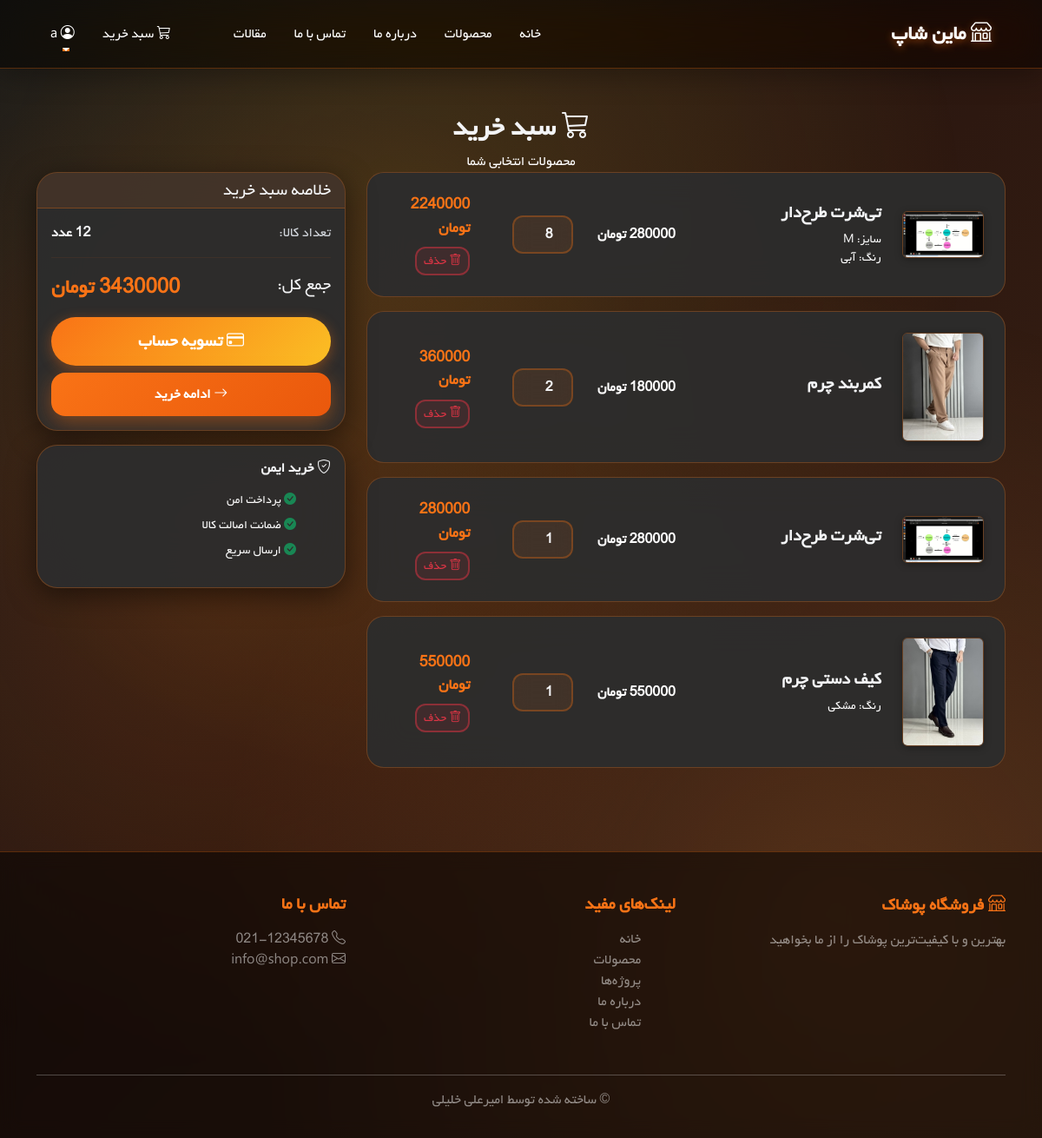
The app's page /cart/ (signed in), older data.
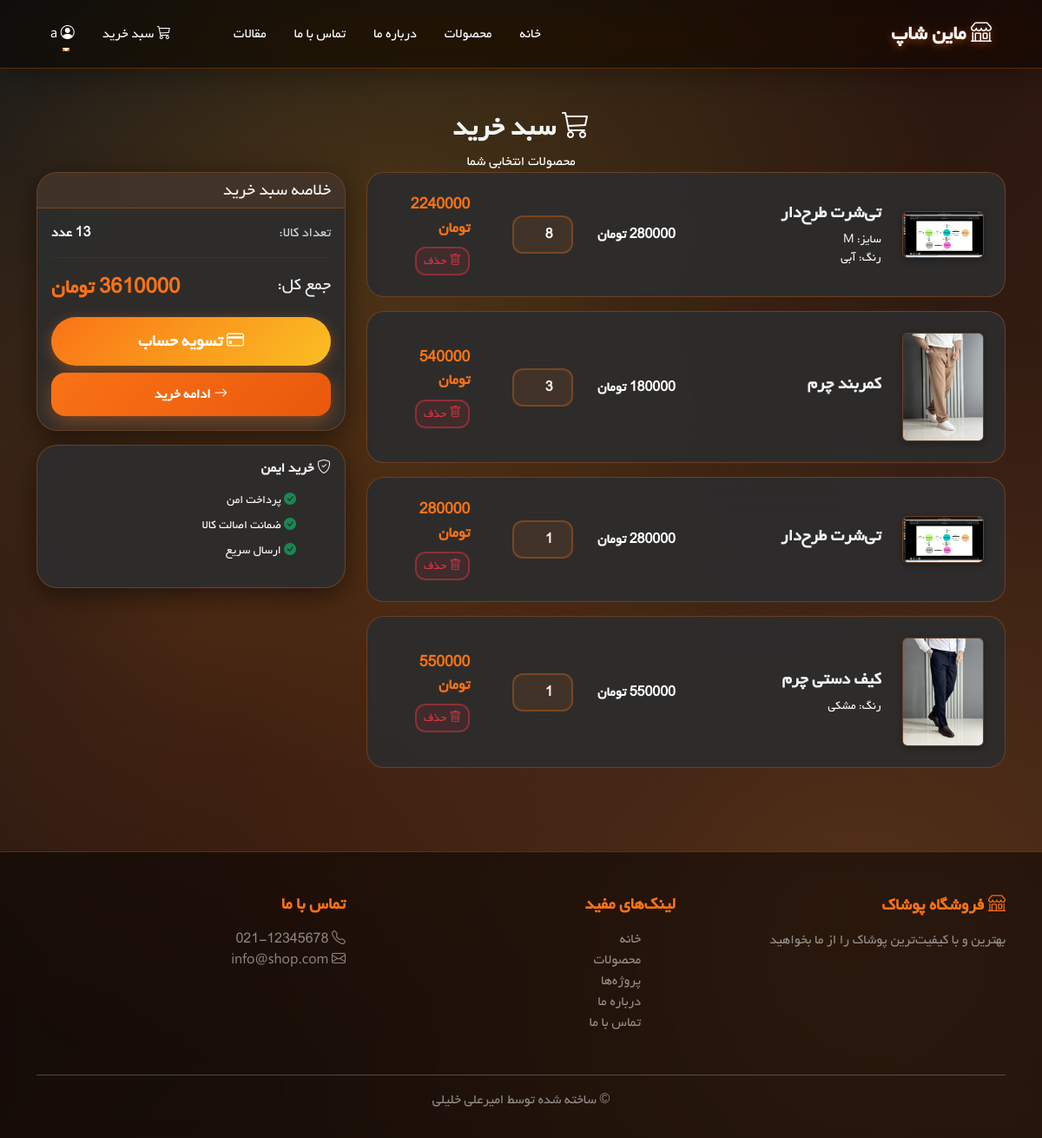
The same page, newer data.
### shop/models.py (models this page shows, shortened)
class CartItem(models.Model):
    cart = models.ForeignKey(Cart, on_delete=models.CASCADE,
                              related_name='items', verbose_name='سبد خرید')
    product = models.ForeignKey(Product, on_delete=models.CASCADE, verbose_name='محصول')
    quantity = models.PositiveIntegerField(default=1, verbose_name='تعداد')
    size = models.CharField(max_length=10, blank=True, verbose_name='سایز')
    color = models.CharField(max_length=50, blank=True, verbose_name='رنگ')
    class Meta:
        verbose_name = 'آیتم سبد'
        verbose_name_plural = 'آیتم‌های سبد'
    def get_total_price(self):
        return self.product.get_final_price() * self.quantity

class Product(models.Model):
    SIZE_CHOICES = [
        ('XS', 'XS'),
        ('S', 'S'),
        ('M', 'M'),
        ('L', 'L'),
        ('XL', 'XL'),
        ('XXL', 'XXL'),
    ]
    category = models.ForeignKey(Category, on_delete=models.CASCADE,
                                  related_name='products', verbose_name='دسته‌بندی')
    name = models.CharField(max_length=200, verbose_name='نام محصول')
    slug = models.SlugField(max_length=200, unique=True, allow_unicode=True)
    description = models.TextField(verbose_name='توضیحات')
    price = models.DecimalField(max_digits=12, decimal_places=0, verbose_name='قیمت (تومان)')
    discount_price = models.DecimalField(max_digits=12, decimal_places=0,
                                          blank=True, null=True, verbose_name='قیمت با تخفیف')
    image = models.ImageField(upload_to='products/', blank=True, null=True, verbose_name='تصویر اصلی')
    image2 = models.ImageField(upload_to='products/', blank=True, null=True, verbose_name='تصویر دوم')
    image3 = models.ImageField(upload_to='products/', blank=True, null=True, verbose_name='تصویر سوم')
    stock = models.PositiveIntegerField(default=0, verbose_name='موجودی')
    available = models.BooleanField(default=True, verbose_name='موجود')
    sizes = models.CharField(max_length=50, blank=True, verbose_name='سایزهای موجود',
                              help_text='مثال: S,M,L,XL')
    colors = models.CharField(max_length=200, blank=True, verbose_name='رنگ‌های موجود',
                               help_text='مثال: قرمز,آبی,سبز')
    is_featured = models.BooleanField(default=False, verbose_name='ویژه')
    created_at = models.DateTimeField(auto_now_add=True)
    updated_at = models.DateTimeField(auto_now=True)
    class Meta:
        verbose_name = 'محصول'
        verbose_name_plural = 'محصولات'
        ordering = ['-created_at']
    def get_final_price(self):
        return self.discount_price if self.discount_price else self.price

class Cart(models.Model):
    user = models.ForeignKey(User, on_delete=models.CASCADE,
                              related_name='carts', verbose_name='کاربر')
    created_at = models.DateTimeField(auto_now_add=True)
    updated_at = models.DateTimeField(auto_now=True)
    is_active = models.BooleanField(default=True)
    class Meta:
        verbose_name = 'سبد خرید'
        verbose_name_plural = 'سبدهای خرید'
    def get_total_price(self):
        return sum(item.get_total_price() for item in self.items.all())
    def get_items_count(self):
        return sum(item.quantity for item in self.items.all())

### shop/views.py (the view)
# urls.py: path('cart/', views.cart_view, name='cart'),
@login_required
def cart_view(request):
    cart, created = Cart.objects.get_or_create(user=request.user, is_active=True)
    context = {'cart': cart}
    return render(request, 'shop/cart.html', context)

### shop/context_processors.py (called while the page is built)
def cart_count(request):
    count = 0
    if request.user.is_authenticated:
        try:
            cart = Cart.objects.filter(user=request.user, is_active=True).first()
            if cart:
                count = cart.get_items_count()
        except:
            pass
    return {'cart_items_count': count}

### templates/shop/cart.html (shortened to what the changed rows need)
{% extends 'base.html' %}
{% block content %}
<div class="container my-5">
    <div class="cart-header text-center">
        <h2 class="fw-bold mb-2"><i class="bi bi-cart3"></i> سبد خرید</h2>
    </div>
    {% if cart.items.all %}
    <div class="row">
        <div class="col-md-8">
            {% for item in cart.items.all %}
            <div class="cart-item">
                <div class="row align-items-center">
                        <div class="col-md-2">
                            {% if item.product.image %}
                                <img src="{{ item.product.image.url }}" class="img-fluid rounded" alt="{{ item.product.name }}">
                            {% else %}
                                <img src="https://via.placeholder.com/100x100" class="img-fluid rounded" alt="{{ item.product.name }}">
                            {% endif %}
                        </div>
                        <div class="col-md-4">
                            <h5 class="fw-bold">{{ item.product.name }}</h5>
                            {% if item.size %}<p class="mb-0 text-white small">سایز: {{ item.size }}</p>{% endif %}
                            {% if item.color %}<p class="mb-0 text-white small">رنگ: {{ item.color }}</p>{% endif %}
                        </div>
                        <div class="col-md-2">
                            <p class="mb-0 fw-bold text-white">{{ item.product.get_final_price|floatformat:0 }} تومان</p>
                        </div>
                        <div class="col-md-2">
                            <form method="post" action="{% url 'shop:update_cart_item' item.id %}" class="d-inline">
                                <input type="number" name="quantity" value="{{ item.quantity }}" min="1"
                                       class="form-control quantity-input" style="width: 70px;"
                                       onchange="this.form.submit()">
                            </form>
                        </div>
                        <div class="col-md-2 text-end">
                            <p class="mb-2 fw-bold price-new" style="font-size: 1.1rem;">{{ item.get_total_price|floatformat:0 }} تومان</p>
                            <form method="post" action="{% url 'shop:remove_from_cart' item.id %}" class="d-inline">
                                <button type="submit" class="btn btn-sm btn-outline-danger">
                                    <i class="bi bi-trash"></i> حذف
                                </button>
                            </form>
                        </div>
                </div>
            </div>
            {% endfor %}
        </div>
        <div class="col-md-4">
            <div class="card">
                <div class="card-header" style="background: rgba(249, 115, 22, 0.1); border-bottom: 1px solid var(--card-border);">
                    <h5 class="mb-0" style="color: var(--text-primary);">خلاصه سبد خرید</h5>
                </div>
                <div class="card-body">
                    <div class="d-flex justify-content-between mb-2">
                        <span style="color: var(--text-secondary);">تعداد کالا:</span>
                        <span class="fw-bold" style="color: var(--text-primary);">{{ cart.get_items_count }} عدد</span>
                    </div>
                    <hr style="border-color: var(--card-border);">
                    <div class="d-flex justify-content-between mb-3">
                        <span class="fs-5" style="color: var(--text-primary);">جمع کل:</span>
                        <span class="fs-4 fw-bold price-new">{{ cart.get_total_price|floatformat:0 }} تومان</span>
                    </div>
                    <a href="{% url 'shop:checkout' %}" class="btn btn-success w-100 btn-lg">
                        <i class="bi bi-credit-card"></i> تسویه حساب
                    </a>
                    <a href="{% url 'shop:product_list' %}" class="btn btn-primary w-100 mt-2">
                        <i class="bi bi-arrow-right"></i> ادامه خرید
                    </a>
                </div>
            </div>
            <div class="card mt-3">
                <div class="card-body">
                    <h6 class="fw-bold mb-3" style="color: var(--text-primary);"><i class="bi bi-shield-check"></i> خرید ایمن</h6>
                    <ul class="list-unstyled small text-white">
                        <li class="mb-2"><i class="bi bi-check-circle-fill text-success"></i> پرداخت امن</li>
                        <li class="mb-2"><i class="bi bi-check-circle-fill text-success"></i> ضمانت اصالت کالا</li>
                        <li class="mb-2"><i class="bi bi-check-circle-fill text-success"></i> ارسال سریع</li>
                    </ul>
                </div>
            </div>
        </div>
    </div>
    {% endif %}
</div>
{% endblock %}

Row changes from the older to the newer data that the page shows:
changed CartItem "کمربند چرم": quantity "2" → "3"; get_total_price "360000" → "540000"
changed through a linked row, Cart: get_items_count "12" → "13"; get_total_price "3430000" → "3610000"
